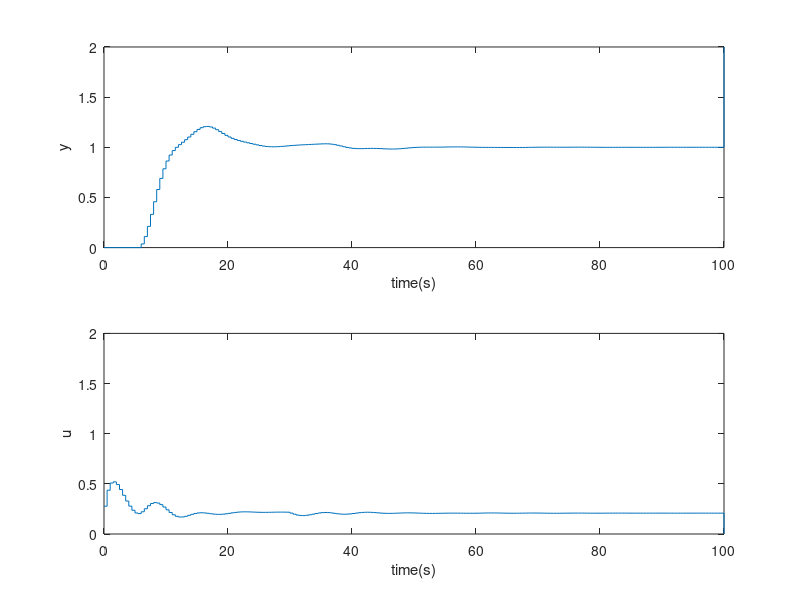

The MATLAB source for this figure:
%Regulator DMC
T=100;
Tp=0.5;
Y = 0:Tp:T;
U = 0:Tp:T;
k=size(Y);
yzad=1;
N=47;
D=60;
Nu=8;
lambda=10;
Yk=zeros(N,1);
Yzad=zeros(N,1);
a1=-1.6941; a0=0.7151; b1=0.0533; b0=0.0477;

for i= 1:k(2)
    Y(i)=0;
    U(i)=0;
end
%Wyznaczanie odpowiedzi skokowej
U(1)=yzad;
for i = 1:k(2)
    for j=1:11
        U(13-j)=U(12-j);
    end
    if i>2
        Y(i)=b1*U(11)+b0*U(12)-a1*Y(i-1)-a0*Y(i-2); 
    end
end

S=Y;

for i= 1:T/Tp
    Y(i)=0;
    U(i)=0;
end
for i=1:N
    Yzad(i,1)=yzad;
end
for i=1:N
   for j=1:Nu
      if (i>=j)
         M(i,j)=S(i-j+1);
      end;
   end;
end;
Mp=zeros(N,D-1);
for i=1:D-1
    for j=1:N
        if i+j<=N
            Mp(j,i)=S(i+j)-S(i);
        else
            Mp(j,i)=S(N)-S(i);
        end
    end
end
dUp=zeros(D-1,1);
%Symulacja
for i = 1:T/Tp
    if i>12
         Y(i)=b1*U(i-11)+b0*U(i-12)-a1*Y(i-1)-a0*Y(i-2);
    else
        Y(i)=0;
    end
    
    Y0=Yk+Mp*dUp;
    K=(M'*M+lambda*eye(Nu))\M';
    delUk=K(1,:)*(Yzad-Y0);
    if i>1
        U(i)=U(i-1)+delUk;
    else
        U(1)=delUk;
    end
    for j=1:(D-2)
        dUp(D-j)=dUp(D-1-j);
    end
    
    for j=1:N
        Yk(j,1)=Y(i);
    end
    dUp(1)=delUk;
end

subplot(211)
stairs(0:Tp:T, Y);
xlabel('time(s)');
ylabel('y');
ylim([0 2]); hold on
subplot(212)
stairs(0:Tp:T, U);
xlabel('time(s)');
ylabel('u');
ylim([0 2]);
hold on